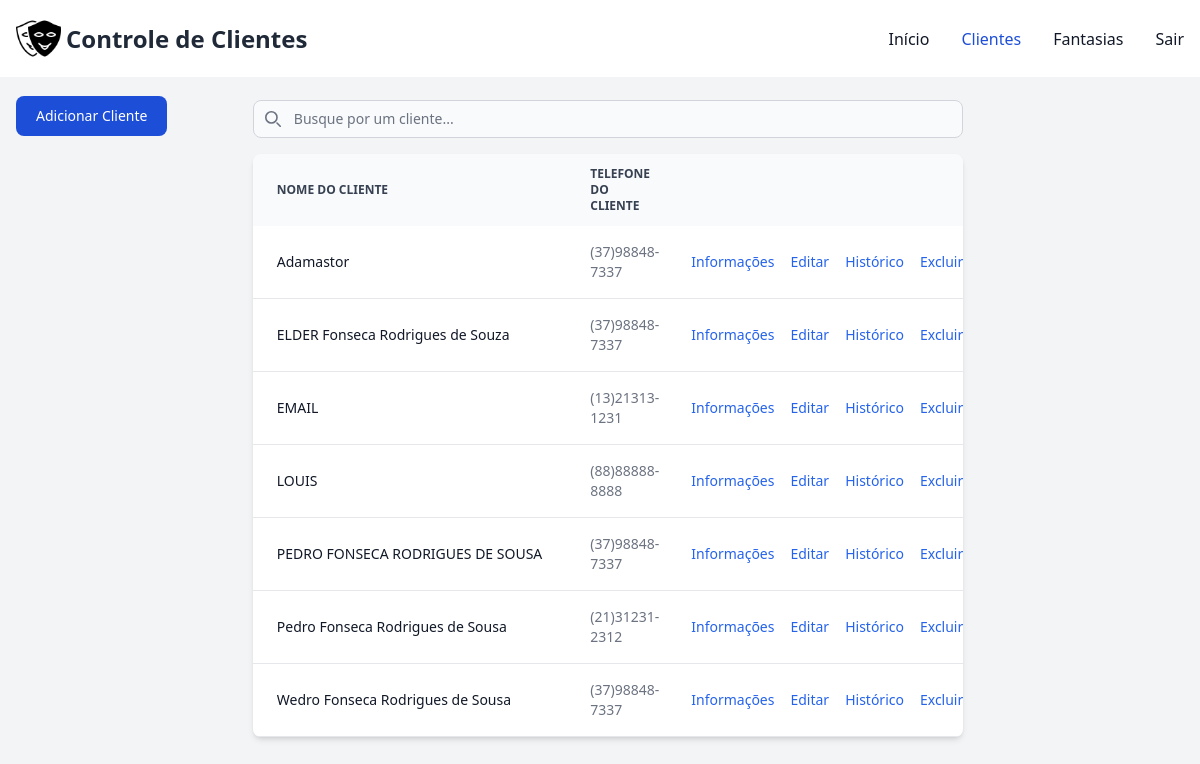
Before: /controle/clientes/ (signed in) with the older database file.
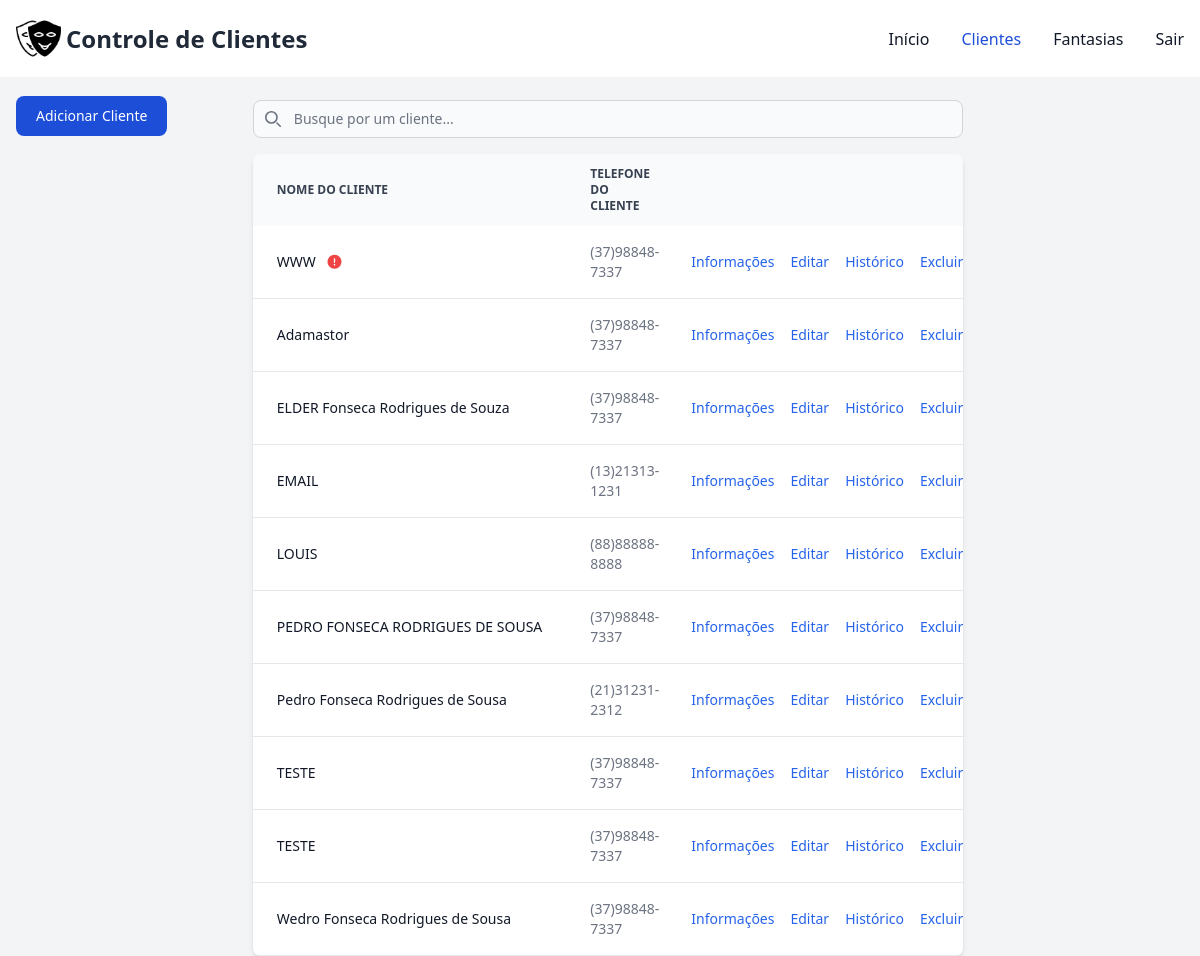
After: the same page with the newer database file.
### controle/models.py (models this page shows, shortened)
class Cliente(models.Model):
    usuario = models.ForeignKey(User, on_delete=models.CASCADE)
    nome_cliente = models.CharField(max_length=100, null=False)
    cpf_cliente = models.CharField(max_length=18, null=False)
    tel_cliente = models.CharField(max_length=14, null=False)
    tel2_cliente = models.CharField(max_length=14, null=True, blank=True)
    logradouro_cliente = models.CharField(max_length=150, null=False)
    num_logradouro = models.CharField(max_length=15, null=False)
    complemento_logradouro = models.CharField(max_length=100, blank=True, null=True)
    bairro_logradouro = models.CharField(max_length=100, blank=True, null=True)
    uf_logradouro = models.CharField(max_length=2, blank=True, null=True)
    municipio_logradouro = models.CharField(max_length=100, blank=True, null=True)
    data_nasc_cliente = models.DateField(blank=True, null=True)
    cep_cliente = models.CharField(max_length=9, blank=True)
    email_cliente = models.CharField(max_length=80, blank=True)
    observacao_cliente = models.TextField(blank=True, null=True)
    class Meta:
        constraints = [
            UniqueConstraint(fields=['cpf_cliente', 'usuario'], name='unique_cliente_cpf_usuario')
        ]

### controle/views.py (the view, shortened to what this page needs)
# urls.py: path('clientes/', views.clientes, name='clientes'),
@login_required(login_url="/controle/login")
def clientes(request):
    sessao = request.user
    cliente_fantasias = ClienteFantasia.objects.filter(cliente__usuario=sessao, baixa_fantasia='N')
    cliente_ids = cliente_fantasias.values_list('cliente_id', flat=True).distinct()
    clientes_devedores = Cliente.objects.filter(usuario=sessao, id__in=cliente_ids).order_by('nome_cliente')
    clientes_em_dia = Cliente.objects.filter(usuario=sessao).exclude(id__in=cliente_ids).order_by('nome_cliente')
    fantasias = Fantasia.objects.filter(usuario=sessao)
    context = {
        'clientes_devedores': clientes_devedores,
        'clientes_em_dia' : clientes_em_dia,
        'fantasias': fantasias,
    }
    return render(request, 'clientes.html', context)

### controle/templates/clientes.html (shortened to what the changed rows need)
{% extends "base.html" %}
{% block conteudo %}
    <div class="pt-4 pl-4">
        <div class="flex justify-center">
            <div  class="flex flex-col lg:w-3/5 w-4/5">
            <div class="relative overflow-x-auto shadow-md sm:rounded-lg">
                <table class="w-full text-sm text-left rtl:text-right text-gray-500">
                    <thead class="text-xs text-gray-700 uppercase bg-gray-50">
                        <tr>
                            <th scope="col" class="px-6 py-3 w-1/2">
                                Nome do Cliente
                            </th>
                            <th scope="col" class="px-6 py-3">
                                Telefone do Cliente
                            </th>
                            <th scope="col" class="px-6 py-3">
                            </th>
                            <th scope="col" class="px-6 py-3">
                            </th>
                            <th scope="col" class="px-6 py-3">
                            </th>
                            <th scope="col" class="px-6 py-3">
                            </th>
                        </tr>
                    </thead>
                    <tbody>
                        {% for cliente in clientes_devedores %}
                        <tr class="bg-white border-b">
                            <th scope="row" class="px-6 py-4 font-medium text-gray-900 whitespace-nowrap">
                                {{ cliente.nome_cliente|truncatechars:52 }}
                                <i class="fas fa-exclamation-circle text-red-500 ml-2" title="Cliente devedor"></i>
                            </th>
                            <td class="px-6 py-4">
                                {{ cliente.tel_cliente }}
                            </td>
                            <td class="px-2 py-4">
                                <button data-cliente-id="{{ cliente.id }}" data-modal-target="info-modal" data-modal-toggle="info-modal" class="font-medium text-blue-600 hover:underline">Informações</button>
                            </td>
                            <td class="px-2 py-4">
                                <button data-cliente-id="{{ cliente.id }}" data-modal-target="editar-modal" data-modal-toggle="editar-modal" class="font-medium text-blue-600 hover:underline">Editar</button>
                            </td>
                            <td class="px-2 py-4">
                                <form action="./fantasias/{{cliente.id}}">
                                    <button type="submit" id="add-fantasias" data-cliente-id="{{ cliente.id }}" class="font-medium text-blue-600 hover:underline">Histórico</button>
                                </form>
                            </td>
                            <td class="px-2 py-4">
                                <button data-cliente-id="{{ cliente.id }}" class="font-medium text-blue-600 hover:underline" onclick="excluirCliente(event)">Excluir</button>
                            </td>
                        </tr>
                        {% endfor %}
                    </tbody>
                    <tbody>
                        {% for cliente in clientes_em_dia %}
                        <tr class="bg-white border-b">
                            <th scope="row" class="px-6 py-4 font-medium text-gray-900 whitespace-nowrap">
                                {{ cliente.nome_cliente|truncatechars:52 }}
                            </th>
                            <td class="px-6 py-4">
                                {{ cliente.tel_cliente }}
                            </td>
                            <td class="px-2 py-4">
                                <button data-cliente-id="{{ cliente.id }}" data-modal-target="info-modal" data-modal-toggle="info-modal" class="font-medium text-blue-600 hover:underline">Informações</button>
                            </td>
                            <td class="px-2 py-4">
                                <button data-cliente-id="{{ cliente.id }}" data-modal-target="editar-modal" data-modal-toggle="editar-modal" class="font-medium text-blue-600 hover:underline">Editar</button>
                            </td>
                            <td class="px-2 py-4">
                                <form action="./fantasias/{{cliente.id}}">
                                    <button type="submit" id="add-fantasias" data-cliente-id="{{ cliente.id }}" class="font-medium text-blue-600 hover:underline">Histórico</button>
                                </form>
                            </td>
                            <td class="px-2 py-4">
                                <button data-cliente-id="{{ cliente.id }}" class="font-medium text-blue-600 hover:underline" onclick="excluirCliente(event)">Excluir</button>
                            </td>
                        </tr>
                        {% endfor %}
                    </tbody>
                </table>
            </div>
        </div>
    </div>
    </div>
{% load static %}
{% endblock %}

Changed rows visible on the page:
added Cliente: nome_cliente "WWW", tel_cliente "(37)98848-7337"
added Cliente: nome_cliente "TESTE", tel_cliente "(37)98848-7337"
added Cliente: nome_cliente "TESTE", tel_cliente "(37)98848-7337"
